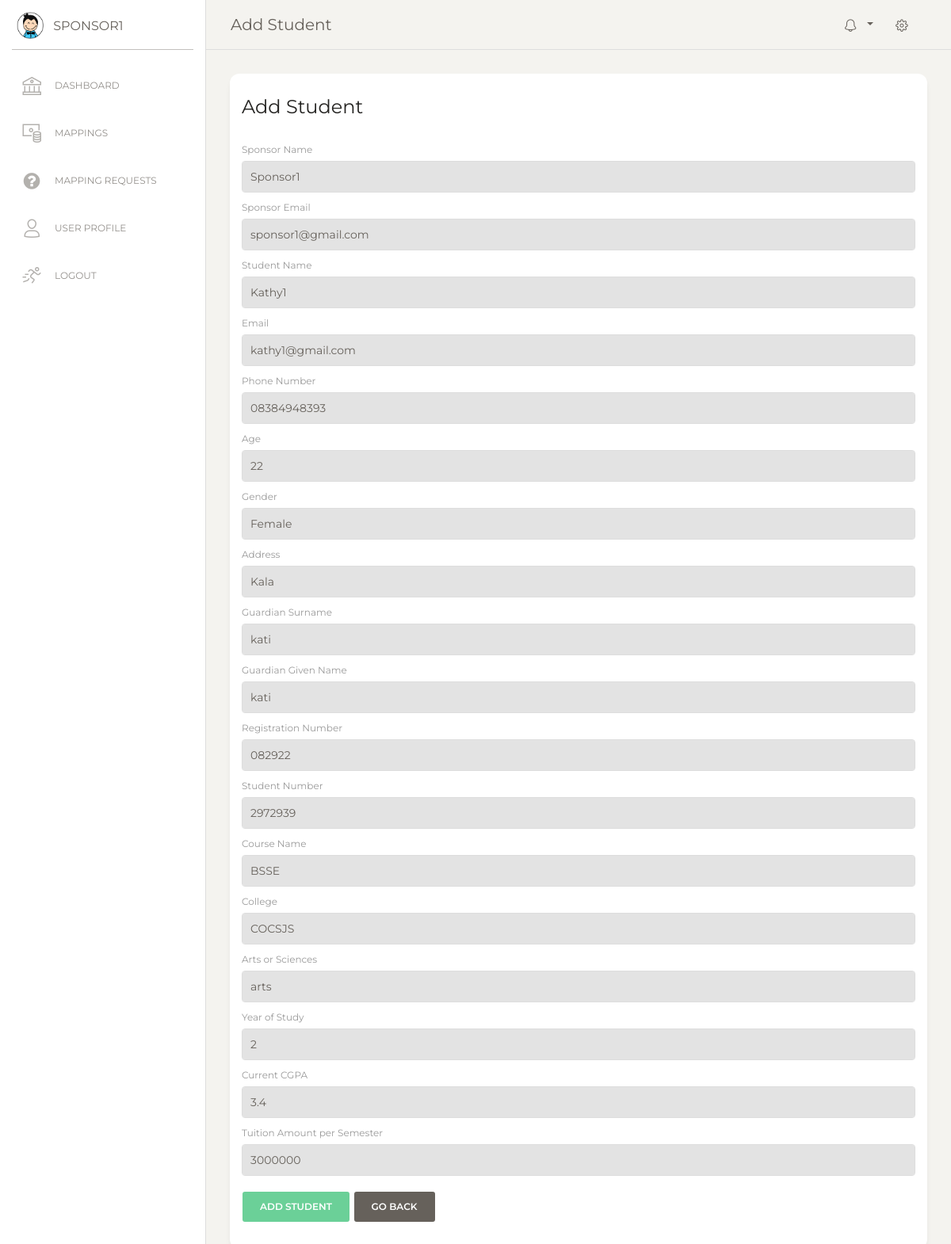
/add_student/15/ (signed in), run on the app's committed database.
### u_educ_site/models.py (models this page shows, shortened)
class SponsorPreferences(models.Model):
    firstName = models.CharField(max_length=200)
    lastName = models.CharField(max_length=200)
    email = models.EmailField()
    user = models.ForeignKey(User, on_delete=models.CASCADE, null=True)
    phoneNumber = models.CharField(max_length=15, blank=True, null=True)
    address = models.CharField(max_length=300, blank=True, null=True)
    city = models.CharField(max_length=100, blank=True, null=True)
    state = models.CharField(max_length=100, blank=True, null=True)
    country = models.CharField(max_length=100, blank=True, null=True)
    zipCode = models.CharField(max_length=20, blank=True, null=True)
    preferred_student_gender = models.CharField(max_length=10, choices=[
        ('male', 'Male'),
        ('female', 'Female'),
        ('any', 'Any'),
    ], default='any', help_text="Preferred gender of the student.")
    preferred_student_courses = models.CharField(max_length=20, choices=[
        ('sciences', 'Sciences'),
        ('arts', 'Arts'),
        ('any', 'Any'),
    ], default='any', help_text="Preferred course of study for the student.")
    tuition_amount_min = models.DecimalField(
        max_digits=10,
        decimal_places=2,
        validators=[MinValueValidator(0)],
        blank=True,
        null=True,
        help_text="Minimum tuition amount the sponsor is willing to provide."
    )
    tuition_amount_max = models.DecimalField(
        max_digits=10,
        decimal_places=2,
        validators=[MinValueValidator(0)],
        blank=True,
        null=True,
        help_text="Maximum tuition amount the sponsor is willing to provide."
    )
    weight_student_gender = models.DecimalField(max_digits=5, decimal_places=2, default=0.0)
    weight_student_courses = models.DecimalField(max_digits=5, decimal_places=2, default=0.0)
    weight_tuition = models.FloatField(default=0.0)
    profileImage = models.ImageField(upload_to = 'profile_images/', blank=True, null=True)
    created_at = models.DateTimeField(auto_now_add=True)
    updated_at = models.DateTimeField(auto_now=True)

### apis/models.py (models this page shows, shortened)
class UserModel(models.Model):
    fullName = models.CharField(max_length=100)
    email = models.EmailField()
    phoneNumber = models.CharField(max_length=20)
    password = models.CharField(max_length=100)

class DetailsModel(models.Model):
    userId = models.TextField(max_length=100)
    surname = models.CharField(max_length=100)
    otherNames = models.CharField(max_length=100)
    email = models.EmailField()
    phoneNumber = models.CharField(max_length=20)
    age = models.CharField(max_length=10)
    gender = models.CharField(max_length=10)
    address = models.TextField()
    profilePicture = models.URLField(null=True, blank=True)

class FamEducationModel(models.Model):
    userId = models.TextField(max_length=200)
    fatherStatus = models.CharField(max_length=50)
    fatherSurname = models.CharField(max_length=100)
    fatherGivenName = models.CharField(max_length=100)
    fatherNationalId = models.CharField(max_length=50)
    fatherNationalIdPictureUrl = models.URLField()
    motherStatus = models.CharField(max_length=50)
    motherSurname = models.CharField(max_length=100)
    motherGivenName = models.CharField(max_length=100)
    motherNationalId = models.CharField(max_length=50)
    motherNationalIdPictureUrl = models.URLField()
    guardianSurname = models.CharField(max_length=100)
    guardianGivenName = models.CharField(max_length=100)
    guardianNationalId = models.CharField(max_length=50)
    guardianNationalIdPictureUrl = models.URLField()
    studentStatus = models.CharField(max_length=50)
    regNo = models.CharField(max_length=50)
    studentNo = models.CharField(max_length=50)
    courseName = models.CharField(max_length=100)
    college = models.CharField(max_length=100)
    artsOrSciences = models.CharField(max_length=50)
    yearOfStudy = models.CharField(max_length=10)
    currentCGPA = models.CharField(max_length=10)
    tuitionAmountPerSemester = models.CharField(max_length=20)
    pictureOfPortalUrl = models.URLField()
    schoolName = models.CharField(max_length=100)
    schoolLocation = models.CharField(max_length=100)
    yearOfSitting = models.CharField(max_length=10)
    subjectOneName = models.CharField(max_length=50)
    subjectOneGrade = models.CharField(max_length=10)
    subjectOnePoints = models.CharField(max_length=10)
    subjectTwoName = models.CharField(max_length=50)
    subjectTwoGrade = models.CharField(max_length=10)
    subjectTwoPoints = models.CharField(max_length=10)
    subjectThreeName = models.CharField(max_length=50)
    subjectThreeGrade = models.CharField(max_length=10)
    subjectThreePoints = models.CharField(max_length=10)
    subsidiaryOneName = models.CharField(max_length=50)
    subsidiaryOneGrade = models.CharField(max_length=10)
    subsidiaryOnePoints = models.CharField(max_length=10)
    subsidiaryTwoName = models.CharField(max_length=50)
    subsidiaryTwoGrade = models.CharField(max_length=10)
    subsidiaryTwoPoints = models.CharField(max_length=10)
    totalPoints = models.CharField(max_length=10)
    pictureOfPassSlipUrl = models.URLField()

### u_educ_site/views.py (the view)
# urls.py: path('add_student/<str:pk>/', views.addStudent, name='add_student'),
@login_required(login_url='/login')
def addStudent(request, pk):
    sponsor_preferences = get_object_or_404(SponsorPreferences, user=request.user)
    student = get_object_or_404(UserModel, id=pk)
    details_instance = get_object_or_404(DetailsModel, email=student.email)
    try:
        education_instance = FamEducationModel.objects.get(userId=details_instance.userId)
    except FamEducationModel.DoesNotExist:
        education_instance = None
    if request.method == 'POST':
        return redirect('home')
    context = {
        'student': student,
        'details': details_instance,
        'sponsor_preferences' : sponsor_preferences,
        'education': education_instance,
        'student_matches': True,
        'page_title': 'Add Student',
    }
    return render(request, 'add_student.html', context)

### templates/add_student.html (shortened to what this page needs)
{% extends 'base.html' %}
{% load static %}
{% block content %}
<div class="main-panel">
    <div class="content">
        <div class="row">
            <div class="col-md-12">
                <div class="card">
                    <div class="card-header">
                        <h4 class="card-title">{{ page_title }}</h4>
                    </div>
                    <div class="card-body">
                        <form method="POST" action="#">
                            <div class="form-group">
                                <label for="sponsor_name">Sponsor Name</label>
                                <input type="text" id="sponsor_name" class="form-control" value="{{ sponsor_preferences.firstName }}" readonly>
                            </div>
                            <div class="form-group">
                                <label for="sponsor_email">Sponsor Email</label>
                                <input type="email" id="sponsor_email" class="form-control" value="{{ sponsor_preferences.user.email }}" readonly>
                            </div>
                            <div class="form-group">
                                <label for="student_name">Student Name</label>
                                <input type="text" id="student_name" class="form-control" value="{{ student.fullName }}" readonly>
                            </div>
                            <div class="form-group">
                                <label for="student_email">Email</label>
                                <input type="text" id="student_email" class="form-control" value="{{ student.email }}" readonly>
                            </div>
                            <div class="form-group">
                                <label for="student_phone">Phone Number</label>
                                <input type="text" id="student_phone" class="form-control" value="{{ student.phoneNumber }}" readonly>
                            </div>
                            <div class="form-group">
                                <label for="student_age">Age</label>
                                <input type="text" id="student_age" class="form-control" value="{{ details.age }}" readonly>
                            </div>
                            <div class="form-group">
                                <label for="student_gender">Gender</label>
                                <input type="text" id="student_gender" class="form-control" value="{{ details.gender }}" readonly>
                            </div>
                            <div class="form-group">
                                <label for="student_address">Address</label>
                                <input type="text" id="student_address" class="form-control" value="{{ details.address }}" readonly>
                            </div>
                            {% if education %}
                                <div class="form-group">
                                    <label for="guardian_surname">Guardian Surname</label>
                                    <input type="text" id="guardian_surname" class="form-control" value="{{ education.guardianSurname }}" readonly>
                                </div>
                                {% if education.guardianGivenName %}
                                <div class="form-group">
                                    <label for="guardian_given_name">Guardian Given Name</label>
                                    <input type="text" id="guardian_given_name" class="form-control" value="{{ education.guardianGivenName }}" readonly>
                                </div>
                                {% endif %}
                                {% if education.regNo %}
                                <div class="form-group">
                                    <label for="reg_no">Registration Number</label>
                                    <input type="text" id="reg_no" class="form-control" value="{{ education.regNo }}" readonly>
                                </div>
                                {% endif %}
                                {% if education.studentNo %}
                                <div class="form-group">
                                    <label for="student_no">Student Number</label>
                                    <input type="text" id="student_no" class="form-control" value="{{ education.studentNo }}" readonly>
                                </div>
                                {% endif %}
                                {% if education.courseName %}
                                <div class="form-group">
                                    <label for="course_name">Course Name</label>
                                    <input type="text" id="course_name" class="form-control" value="{{ education.courseName }}" readonly>
                                </div>
                                {% endif %}
                                {% if education.college %}
                                <div class="form-group">
                                    <label for="college">College</label>
                                    <input type="text" id="college" class="form-control" value="{{ education.college }}" readonly>
                                </div>
                                {% endif %}
                                {% if education.artsOrSciences %}
                                <div class="form-group">
                                    <label for="arts_or_sciences">Arts or Sciences</label>
                                    <input type="text" id="arts_or_sciences" class="form-control" value="{{ education.artsOrSciences }}" readonly>
                                </div>
                                {% endif %}
                                {% if education.yearOfStudy %}
                                <div class="form-group">
                                    <label for="year_of_study">Year of Study</label>
                                    <input type="text" id="year_of_study" class="form-control" value="{{ education.yearOfStudy }}" readonly>
                                </div>
                                {% endif %}
                                {% if education.currentCGPA %}
                                <div class="form-group">
                                    <label for="current_cgpa">Current CGPA</label>
                                    <input type="text" id="current_cgpa" class="form-control" value="{{ education.currentCGPA }}" readonly>
                                </div>
                                {% endif %}
                                {% if education.tuitionAmountPerSemester %}
                                <div class="form-group">
                                    <label for="tuition_amount">Tuition Amount per Semester</label>
                                    <input type="text" id="tuition_amount" class="form-control" value="{{ education.tuitionAmountPerSemester }}" readonly>
                                </div>
                                {% endif %}
                            {% endif %}
                            <div class="form-group">
                                <button type="submit" class="btn btn-success">Add Student</button>
                                <a href="{{ request.META.HTTP_REFERER }}" class="btn btn-secondary">Go Back</a>
                            </div>
                        </form>
                    </div>
                </div>
            </div>
        </div>
    </div>
</div>
{% endblock %}

### templates/sidebar.html
{% load static %}
    <div class="sidebar {% if inactive_sidebar %}inactive{% endif %}" data-color="white" data-active-color="danger">
        <div class="logo">
          <a href="{% url 'home' %}" class="simple-text logo-mini">
            <div class="logo-image-small">
              <img src="{% static 'home/img/logo-small.png' %}">
            </div>
          </a>
          <a href="{% url 'home' %}" class="simple-text logo-normal">
            {{request.user}}
          </a>
        </div>
        <div class="sidebar-wrapper">
          <ul class="nav">
            <li class="{% if request.resolver_match.url_name == 'home' %}active{% endif %}">
              <a href="{% url 'home' %}">
                <i class="nc-icon nc-bank"></i>
                <p>Dashboard</p>
              </a>
            </li>
            <li class="{% if request.resolver_match.url_name == 'mappings' %}active{% endif %}">
              <a href="{% url 'mappings' %}">
                <i class="nc-icon nc-money-coins"></i>
                <p>Mappings</p>
              </a>
            </li>
            <li class="{% if request.resolver_match.url_name == 'map_requests' %}active{% endif %}">
              <a href="{% url 'map_requests' %}">
                <i class="fa fa-question-circle"></i>
                <p>Mapping Requests</p>
              </a>
            </li>
            <li class="{% if request.resolver_match.url_name == 'profile' %}active{% endif %}">
              <a href="{% url 'profile' %}">
                <i class="nc-icon nc-single-02"></i>
                <p>User Profile</p>
              </a>
            </li>
            <li>
              <a href="{% url 'logout' %}">
                <i class="nc-icon nc-user-run"></i>
                <p>Logout</p>
              </a>
            </li>
          </ul>
        </div>
      </div>

### data on the page
SponsorPreferences: firstName "Sponsor1", user.email "sponsor1@gmail.com"
UserModel: fullName "Kathy1", email "kathy1@gmail.com", phoneNumber "08384948393"
DetailsModel: age "22", gender "Female", address "Kala"
FamEducationModel: guardianSurname "kati", guardianGivenName "kati", regNo "082922", studentNo "2972939", courseName "BSSE", college "COCSJS", artsOrSciences "arts", yearOfStudy "2", currentCGPA "3.4", tuitionAmountPerSemester "3000000"

### other printed values
{{ page_title }} "Add Student"
{{ request.user }} "SPONSOR1"
